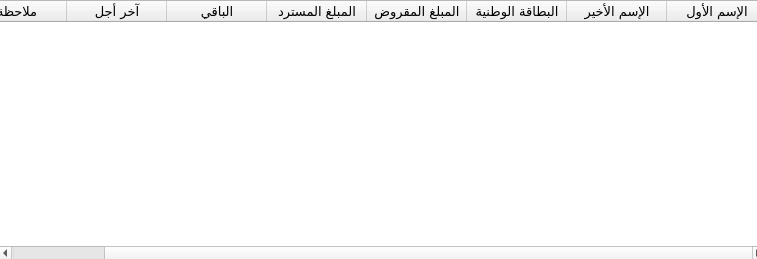
<?xml version="1.0" encoding="UTF-8"?>
<ui version="4.0">
 <class>Form</class>
 <widget class="QWidget" name="Form">
  <property name="geometry">
   <rect>
    <x>0</x>
    <y>0</y>
    <width>757</width>
    <height>259</height>
   </rect>
  </property>
  <property name="minimumSize">
   <size>
    <width>757</width>
    <height>259</height>
   </size>
  </property>
  <property name="maximumSize">
   <size>
    <width>757</width>
    <height>259</height>
   </size>
  </property>
  <property name="windowTitle">
   <string>Form</string>
  </property>
  <widget class="QTableWidget" name="clients_table">
   <property name="geometry">
    <rect>
     <x>-3</x>
     <y>0</y>
     <width>770</width>
     <height>261</height>
    </rect>
   </property>
   <property name="layoutDirection">
    <enum>Qt::RightToLeft</enum>
   </property>
   <column>
    <property name="text">
     <string>الإسم الأول</string>
    </property>
    <property name="font">
     <font>
      <family>Dimnah</family>
      <pointsize>10</pointsize>
      <weight>50</weight>
      <italic>false</italic>
      <bold>false</bold>
     </font>
    </property>
   </column>
   <column>
    <property name="text">
     <string>الإسم اﻷخير</string>
    </property>
    <property name="font">
     <font>
      <family>Dimnah</family>
      <pointsize>10</pointsize>
     </font>
    </property>
   </column>
   <column>
    <property name="text">
     <string>البطاقة الوطنية</string>
    </property>
    <property name="font">
     <font>
      <family>Dimnah</family>
      <pointsize>10</pointsize>
     </font>
    </property>
   </column>
   <column>
    <property name="text">
     <string>المبلغ المقروض</string>
    </property>
    <property name="font">
     <font>
      <family>Dimnah</family>
      <pointsize>10</pointsize>
     </font>
    </property>
   </column>
   <column>
    <property name="text">
     <string>المبلغ المسترد</string>
    </property>
    <property name="font">
     <font>
      <family>Dimnah</family>
      <pointsize>10</pointsize>
     </font>
    </property>
   </column>
   <column>
    <property name="text">
     <string>الباقي</string>
    </property>
    <property name="font">
     <font>
      <family>Dimnah</family>
      <pointsize>10</pointsize>
     </font>
    </property>
   </column>
   <column>
    <property name="text">
     <string>آخر أجل</string>
    </property>
    <property name="font">
     <font>
      <family>Dimnah</family>
      <pointsize>10</pointsize>
     </font>
    </property>
   </column>
   <column>
    <property name="text">
     <string>ملاحظة</string>
    </property>
    <property name="font">
     <font>
      <family>Dimnah</family>
      <pointsize>10</pointsize>
     </font>
    </property>
   </column>
  </widget>
 </widget>
 <resources/>
 <connections/>
</ui>
